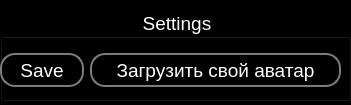
<?xml version="1.0" encoding="UTF-8"?>
<ui version="4.0">
 <class>settingWindow</class>
 <widget class="QDialog" name="settingWindow">
  <property name="geometry">
   <rect>
    <x>0</x>
    <y>0</y>
    <width>351</width>
    <height>105</height>
   </rect>
  </property>
  <property name="windowTitle">
   <string>Dialog</string>
  </property>
  <property name="styleSheet">
   <string notr="true">QDialog{
background-color:rgb(0, 0, 0);
color:rgb(255, 255, 255);
}</string>
  </property>
  <widget class="QGroupBox" name="groupBox">
   <property name="geometry">
    <rect>
     <x>0</x>
     <y>10</y>
     <width>351</width>
     <height>91</height>
    </rect>
   </property>
   <property name="font">
    <font>
     <pointsize>14</pointsize>
    </font>
   </property>
   <property name="styleSheet">
    <string notr="true">QGroupBox{
color:rgb(255, 255, 255);
}</string>
   </property>
   <property name="title">
    <string>Settings</string>
   </property>
   <property name="alignment">
    <set>Qt::AlignmentFlag::AlignCenter</set>
   </property>
   <widget class="QWidget" name="horizontalLayoutWidget">
    <property name="geometry">
     <rect>
      <x>0</x>
      <y>40</y>
      <width>341</width>
      <height>41</height>
     </rect>
    </property>
    <layout class="QHBoxLayout" name="horizontalLayout">
     <item>
      <widget class="QPushButton" name="pushButton">
       <property name="font">
        <font>
         <pointsize>14</pointsize>
        </font>
       </property>
       <property name="styleSheet">
        <string notr="true">QPushButton{
color:rgb(255, 255, 255);
background-color:rgb(0, 0, 0);
border: 2px solid rgb(124, 124, 124);
solid: rgb(255, 255, 255);
border-radius:15px;
max-height:30px;
max-width:80px;
min-height:30px;
min-width:80px;
}</string>
       </property>
       <property name="text">
        <string>Save</string>
       </property>
      </widget>
     </item>
     <item>
      <widget class="QPushButton" name="pushButton_2">
       <property name="font">
        <font>
         <pointsize>14</pointsize>
        </font>
       </property>
       <property name="styleSheet">
        <string notr="true">QPushButton{
color:rgb(255, 255, 255);
background-color:rgb(0, 0, 0);
border: 2px solid rgb(124, 124, 124);
solid: rgb(255, 255, 255);
border-radius:15px;
max-height:30px;
max-width:350px;
min-height:30px;
min-width:80px;
}</string>
       </property>
       <property name="text">
        <string>Загрузить свой аватар</string>
       </property>
      </widget>
     </item>
    </layout>
   </widget>
  </widget>
 </widget>
 <resources/>
 <connections/>
</ui>
